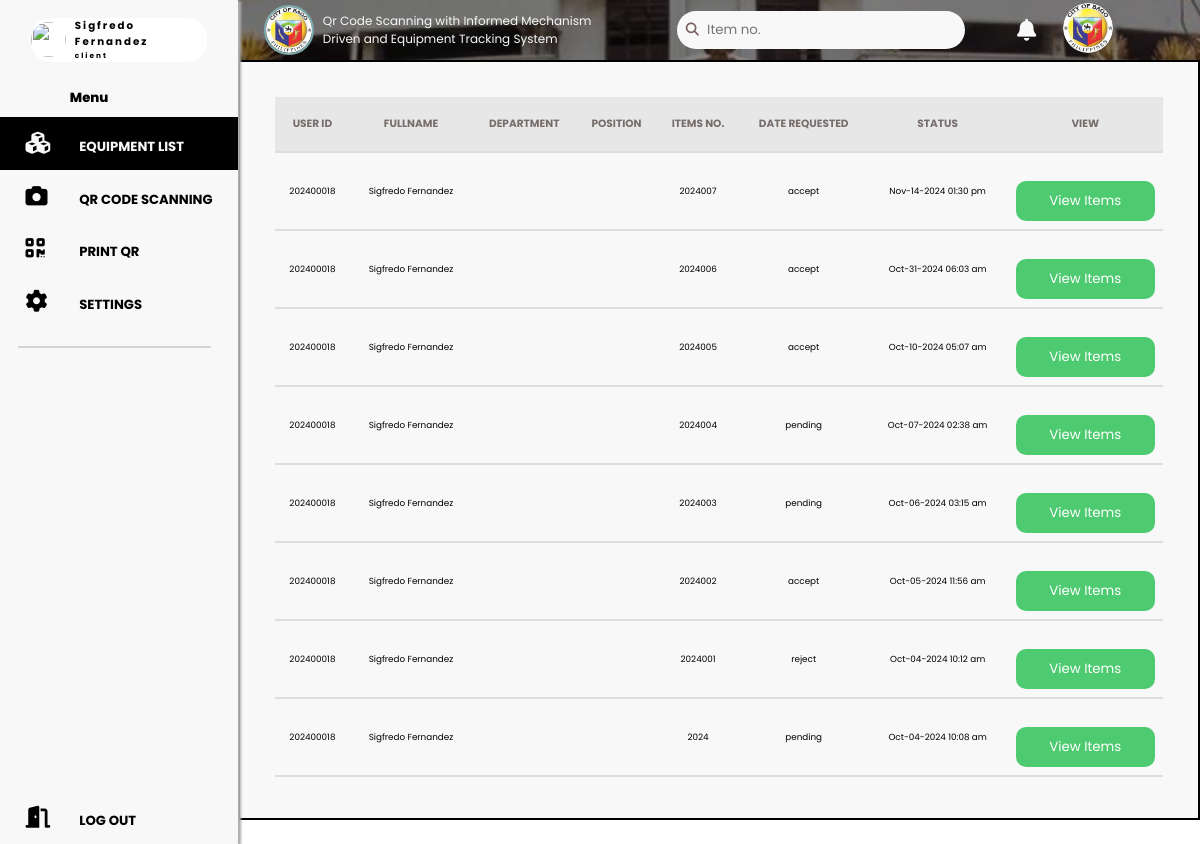
Before: /pages/storekeeper/equipment_list.php (signed in) with the older database file.
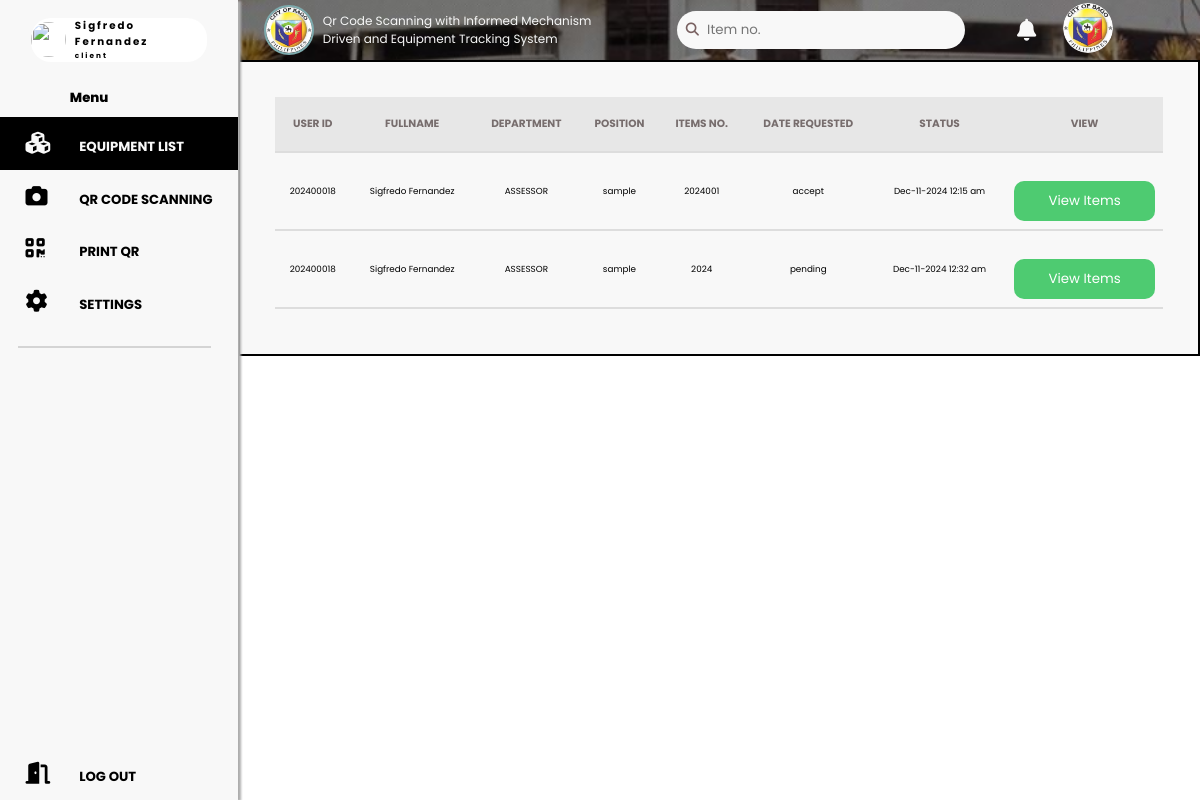
After: the same page with the newer database file.
### tables this page shows
CREATE TABLE `purchase_request` (
  `id` int(11) NOT NULL,
  `notification_id` int(11) NOT NULL,
  `requester_code` int(11) NOT NULL,
  `purchase_request_code` int(11) NOT NULL,
  `datetime` datetime NOT NULL,
  `isSeen` tinyint(1) NOT NULL DEFAULT 1,
  `status` varchar(20) NOT NULL
);

CREATE TABLE `users` (
  `id` int(11) NOT NULL,
  `usercode` int(11) NOT NULL,
  `email` varchar(50) NOT NULL,
  `password` varchar(256) NOT NULL,
  `phone_number` varchar(11) NOT NULL,
  `fullname` varchar(50) NOT NULL,
  `birthdate` date NOT NULL,
  `gender` varchar(50) NOT NULL,
  `role` varchar(50) NOT NULL,
  `department` varchar(100) NOT NULL,
  `position` varchar(50) NOT NULL,
  `profile` varchar(100) DEFAULT NULL,
  `status` varchar(10) NOT NULL
);

### pages/storekeeper/equipment_list.php (the view, shortened to what this page needs)
<?php
require '../../logic/dbCon.php';
?>
<!DOCTYPE html>
<html lang="en">
<head>
    <link rel="stylesheet" href="https://cdnjs.cloudflare.com/ajax/libs/font-awesome/6.6.0/css/all.min.css" />
    <link rel="stylesheet" href="https://cdn.jsdelivr.net/npm/swiper@11/swiper-bundle.min.css" />
    <link rel="stylesheet" href="../../styles/accountability.css?v=1.1">
</head>
<body>
    <header>
        <div class="user">
            <img src="<?php echo $_SESSION['profile'] ?>" alt="">
            <div>
                <h3 style="letter-spacing: 2px;"><?php echo $_SESSION['fullname'] ?></h3>
                <h5 style="letter-spacing: 2px;"><?php echo $_SESSION['role'] ?></h5>
            </div>
        </div>
        <span class="menutext">menu</span>
        <nav class="navbar">
            <ul>
                <li>
                    <i class="fa-solid fa-cubes" id="active"></i>
                    <a href="equipment_list.php" id="active">EQUIPMENT LIST</a>
                </li>
                <li>
                    <i class="fa-solid fa-camera"></i>
                    <a href="storekeep_qr.php">QR CODE SCANNING</a>
                </li>
                <li>
                    <i class="fa-solid fa-qrcode"></i>
                    <a href="print_qr.php">PRINT QR</a>
                </li>
                <li>
                    <i class="fa-solid fa-gear"></i>
                    <a href="settings.php">SETTINGS</a>
                </li>
                <div class="div">
                    <span></span>
                </div>
                <li>
                    <i class="fa-solid fa-door-open"></i>
                    <a href="../../logic/logout.php">LOG OUT</a>
                </li>
            </ul>
        </nav>
    </header>
    <div class="container">
        <div class="header">
            <div class="div1">
                <div class="content">
                    <div class="logo">
                        <img src="../../styles/images/logo1.png" alt="">
                    </div>
                    <p>Qr Code Scanning with Informed Mechanism <br> Driven and Equipment Tracking System</p>
                </div>
            </div>
            <div class="div2">
                <div class="content2">
                    <div class="search">
                        <i class="fa-solid fa-search"></i>
                        <input type="number" placeholder="Item no." class="search-input" id="searchInput" oninput="getsearch(this.value)">
                    </div>
                    <div class="notpic">
                        <div class="ahehe">
                            <a href=""><i class="fa-solid fa-bell"></i></a>
                        </div>
                        <div class="profile">
                            <img src="../../styles/images/logo1.png" alt="">
                        </div>
                    </div>
                </div>
            </div>
        </div>
        <main class="containermain">
            <div class="table-container">
                <table id="dataTable">
                    <thead>
                        <tr>
                            <th>USER ID</th>
                            <th>FULLNAME</th>
                            <th>DEPARTMENT</th>
                            <th>POSITION</th>
                            <th>ITEMS NO.</th>
                            <th>DATE REQUESTED</th>
                            <th>STATUS</th>
                            <th>View</th>
                        </tr>
                    </thead>
                    <tbody id="tableBody">
                        <?php
                        $stmt = $conn->prepare("SELECT u.usercode ,u.fullname, u.department, u.position, p.purchase_request_code, p.datetime, p.status FROM purchase_request AS p JOIN users AS u ON p.requester_code = u.usercode ORDER BY p.id DESC;");
                        $stmt->execute();
                        $result = $stmt->get_result();
                        while ($row = $result->fetch_assoc()) {
                            echo '
                                <tr>
                                    <td>'. htmlspecialchars($row['usercode']).
                                    '</td>
                                    <td>'. htmlspecialchars($row['fullname']).
                                    '</td>
                                    <td>'. htmlspecialchars($row['department']).
                                    '</td>
                                    <td>'. htmlspecialchars($row['position']).
                                    '</td>
                                    <td>'. htmlspecialchars($row['purchase_request_code']).
                                    '</td>
                                    <td>'. htmlspecialchars($row['status']).
                                    '</td>
                                    <td>'. date("M-d-Y h:s a", strtotime($row['datetime'])).
                                    '</td>
                                    <td><button class="btn-viem-items" onclick="viewitems('.$row["purchase_request_code"].')">View Items</button></td>
                                </tr>
                            ';
                        }
                        ?>
                    </tbody>
                </table>
            </div>
        </main>
    </div>
</body>
</html>

### styles/accountability.css (style rules this page uses)
* { margin:0; padding:0; box-sizing:border-box; text-decoration:none; outline:none; border:none; transition:all .2s linear; font-family: "Poppins", sans-serif; }
html { font-size:58.5%; overflow-x:hidden; }
body { background:#7eabae; overflow-x:hidden; padding-left:27rem; }
header { position:fixed; top:0; left:0; z-index:1000; height:100%; width:27rem; background:#F8F8F8; display:flex; align-items:center; flex-flow:column; filter: drop-shadow(3px 1px 1px #adadad); }
header .user { margin-top: 2rem; display: flex; align-items: center; justify-content:center; flex-direction: row; width: 20rem; height:5rem; background-color: #FFFFFF; border-radius: 20px; gap: 1rem; }
header .user img { display: flex; align-items: center; justify-content: center; height:4rem; width:4rem; border-radius:50%; object-fit:cover; }
.menutext { font-size: 1.5rem; margin-left: -25%; text-transform: capitalize; font-weight: 800; margin-top: 3rem; margin-bottom: 1rem; }
header .navbar { width:100%; }
header .navbar ul li { list-style:none; transition: background-color 0.3s, color 0.3s; position: relative; }
.navbar ul li i { font-size: 2.5rem; left: 33%; top: 1.7rem; position: absolute; margin-left: -6rem; }
header .navbar ul #active { background-color: #000000; color: #F8F8F8; }
header .navbar ul li a { display:block; border-radius: 15px 0 0 15px; padding-left: 15rem; background:#F8F8F8; padding-top: 20px; height: 6rem; margin-left:-6rem; color:#000000; font-size:1.5rem; font-weight: bold; }
header .navbar ul li:last-child { position: absolute; bottom: 0; width: 100%; }
.div { display: flex; align-items: center; justify-content: center; }
.div span { border: 1px solid #D4D4D4; width: 40rem; margin-right: 3rem; margin-left: 2rem; margin-top: 2rem; }
@media (max-width:1200px) { html { font-size:55%; } }
.container { background-color: #ffffff; height: 100vh; display: flex; flex-direction: column; overflow: hidden; }
.container .header { display: flex; align-items: center; justify-content: space-between; height:60px; background-image: url(images/Rectangle\ 1.png); background-repeat: no-repeat; background-size: cover; background-position: center; padding: 2rem; }
.div1 { display: flex; width: 400px; height: 100px; }
.div1 .content { display: flex; align-items: center; justify-content: flex-start; margin-left:1rem; }
.div1 .logo { margin-right: 1rem; border: 2px solid #7eabae; width: 50px; height: 50px; object-fit: cover; border-radius: 50%; overflow: hidden; display: flex; align-items: center; justify-content: center; }
.div1 .logo img { width: 100%; height: 100%; }
.div1 .content p { font-size: 12px; color: #F8F8F8; }
.div2 .content2 { height: 100px; display: flex; align-items: center; justify-content: flex-start; padding: 2rem; }
.search { display: flex; align-items: center; background-color: #F8F8F8; gap: 3%; padding: 1rem; border-radius: 20px; }
.search i { font-size: 1.5rem; color: rgb(121, 97, 97); }
.search input { width: 100%; height: 100%; border: none; background: none; }
.notpic { display: flex; align-items: center; justify-content: center; justify-content: center; gap: 3rem; width: 200px; }
.notpic .ahehe a i { font-size: 2.5rem; text-decoration: none; color: #F8F8F8; }
.notpic .profile img { width: 50px; height: 50px; object-fit: cover; border-radius: 50%; }
.container main { background-color: #F8F8F8; padding: 4rem; max-height: 90vh; overflow-y: auto; box-sizing: border-box; border: 2px solid #000; }
.table-container { width: 100%; overflow-x: auto; }
table { width: 100%; border-collapse: collapse; margin-bottom: 10px; }
th, td { height: 55px; border-bottom: 2px solid #ddd; padding: 8px; text-align: center; }
th { background-color: #E7E7E7; text-align: center; color: rgb(119, 109, 109); font-size: 1.2rem; text-transform: uppercase; }
.btn-viem-items { background-color: #4ECB71; color: white; padding: 10px 20px; border: none; border-radius: 10px; cursor: pointer; align-items: center; text-align: center; justify-content: center; display: flex; margin-top: 20px; width: 100%; }

Changed rows visible on the page:
removed purchase_request: users.usercode "202400018", users.fullname "Sigfredo Fernandez", purchase_request_code "2024007", status "accept", datetime "Nov-14-2024 01:30 pm"
removed purchase_request: users.usercode "202400018", users.fullname "Sigfredo Fernandez", purchase_request_code "2024006", status "accept", datetime "Oct-31-2024 06:03 am"
removed purchase_request: users.usercode "202400018", users.fullname "Sigfredo Fernandez", purchase_request_code "2024005", status "accept", datetime "Oct-10-2024 05:07 am"
removed purchase_request: users.usercode "202400018", users.fullname "Sigfredo Fernandez", purchase_request_code "2024004", status "pending", datetime "Oct-07-2024 02:38 am"
removed purchase_request: users.usercode "202400018", users.fullname "Sigfredo Fernandez", purchase_request_code "2024003", status "pending", datetime "Oct-06-2024 03:15 am"
removed purchase_request: users.usercode "202400018", users.fullname "Sigfredo Fernandez", purchase_request_code "2024002", status "accept", datetime "Oct-05-2024 11:56 am"
removed purchase_request: users.usercode "202400018", users.fullname "Sigfredo Fernandez", purchase_request_code "2024001", status "reject", datetime "Oct-04-2024 10:12 am"
removed purchase_request: users.usercode "202400018", users.fullname "Sigfredo Fernandez", purchase_request_code "2024", status "pending", datetime "Oct-04-2024 10:08 am"
added purchase_request: users.usercode "202400018", users.fullname "Sigfredo Fernandez", users.department "ASSESSOR", users.position "sample", purchase_request_code "2024001", status "accept", datetime "Dec-11-2024 12:15 am"
added purchase_request: users.usercode "202400018", users.fullname "Sigfredo Fernandez", users.department "ASSESSOR", users.position "sample", purchase_request_code "2024", status "pending", datetime "Dec-11-2024 12:32 am"
